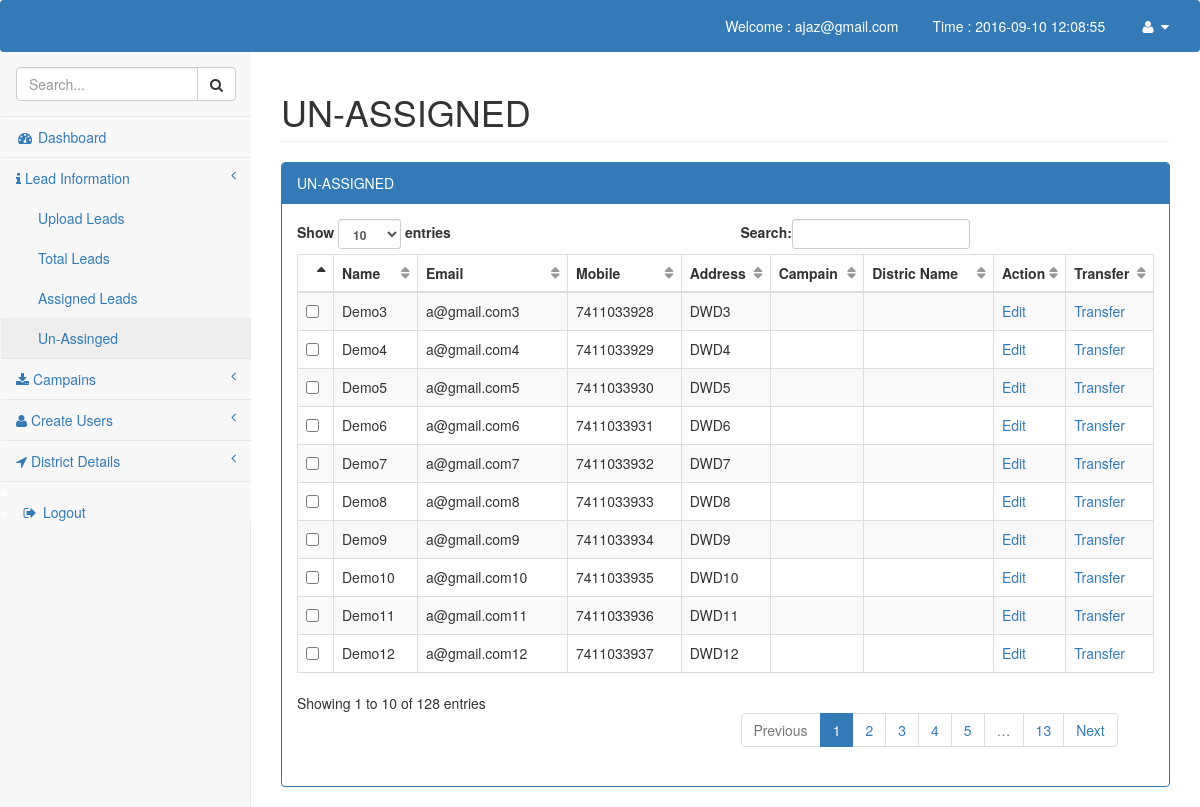
/master/lead_info.php?show=un-assigned (signed in), run on the app's committed database.
### tables this page shows
CREATE TABLE IF NOT EXISTS `app_leads` (
`lead_id` bigint(20) NOT NULL,
  `lead_name` varchar(150) NOT NULL,
  `lead_email` varchar(150) NOT NULL,
  `lead_mobile` varchar(20) NOT NULL,
  `lead_address` text NOT NULL,
  `source_of_lead` varchar(255) NOT NULL,
  `district_name` varchar(255) NOT NULL,
  `assembly_name` varchar(255) NOT NULL,
  `ward_or_zp_name` varchar(255) NOT NULL,
  `polling_booth_no` varchar(255) NOT NULL,
  `campaign_group_name` varchar(255) NOT NULL,
  `voter_id` varchar(100) NOT NULL,
  `notepad` text NOT NULL,
  `uploaded_date` varchar(25) NOT NULL,
  `uploaded_by` varchar(100) NOT NULL,
  `uploaded_ip` varchar(100) NOT NULL,
  `modified_date` varchar(100) NOT NULL,
  `modified_by` varchar(100) NOT NULL,
  `modified_ip` varchar(100) NOT NULL
);

### comman/db_function.php (called while the page is built, shortened)
<?php
	function execute_sql_query($sql){
		$connection=db_connection();
		$result=mysqli_query($connection,$sql);
		if(!$result){
			sql_error($connection);
		}else{
			return $result;
		}
	}
	function execute_fetch($result){
		$fetch=mysqli_fetch_array($result);
		if(!$fetch){
		}else
		{
			return $fetch;
		}
	}
			?>

### master/lead_info.php (the view, shortened to what this page needs)
<?php require_once('../webtemplate/headtags.php'); ?>
<?php require_once('../webtemplate/header_nav.php'); ?>
				<?php
					if(isset($_GET['show'])){
						$title=$_GET['show'];
					}else{
						$title="Total Leads";
					}
					if($title=="assigned"){
						 $get_lead="SELECT * FROM app_leads al,campaigns cmpgs WHERE al.campaign_group_name=cmpgs.campaign_id";
						 $campaign_name="";
					}elseif($title=="un-assigned"){
						 $get_lead="SELECT * FROM app_leads WHERE campaign_group_name=''";
						 $campaign_name="";
					}else{
						$get_lead="SELECT * FROM app_leads";
						$getdetails="SELECT * FROM app_leads al,campaigns cmpgs WHERE al.campaign_group_name=cmpgs.campaign_id";
						$details=execute_sql_query($getdetails);
					}
				 ?>
		<div id="page-wrapper">
            <div class="row">
                <div class="col-lg-12">
                    <h1 class="page-header"><?php echo strtoupper($title); ?></h1>
                </div>
            </div>
            <div class="row">
                <div class="col-lg-12">
                    <div class="panel panel-primary">
                        <div class="panel-heading">
                            <?php echo strtoupper($title); ?>
                        </div>
                        <div class="panel-body">
                            <form action="#" method="POST">
                            <div class="dataTable_wrapper">
                                <table width="100%" class="table table-striped table-bordered table-hover" id="dataTables-example">
						    <thead>
						    <tr>
						        <th data-field="state" data-checkbox="true" ></th>
						        <th data-field="lead_name" data-sortable="true">Name</th>
						        <th data-field="lead_email"  data-sortable="true">Email</th>
						        <th data-field="lead_mobile" data-sortable="true">Mobile</th>
						        <th data-field="lead_address" data-sortable="true">Address</th>
						        <th data-field="source_of_lead" data-sortable="true">Campain</th>
						        <th data-field="district_name" data-sortable="true">Distric Name</th>
						        <th data-field="Action" data-sortable="true">Action</th>
						        <th data-field="Transfer" data-sortable="true">Transfer</th>
						    </tr>
						    </thead>
						    <?php
						    	$execute=execute_sql_query($get_lead);
						    	while ($disp=execute_fetch($execute)) {
						    		$lead_id=$disp['lead_id'];
								?>
						    <tr data-index="0">
						    <td class="bs-checkbox">
						    <input data-index="0" name="toolbar1" type="checkbox"></td>
						    <td><?php echo $disp['lead_name'];?></td>
						    <td><?php echo $disp['lead_email'];?></td>
						    <td><?php echo $disp['lead_mobile'];?></td>
						    <td><?php echo $disp['lead_address'];?></td>
						    <td><?php echo $campaign_name;?></td>
						    <td><?php echo $disp['district_name'];?></td>
						    <td> <a href="edit_lead.php?edit_lead=<?php echo urldecode($lead_id)?>">Edit</a>  </td>
						     <td> <a href="transfer.php?edit_lead=<?php echo urldecode($lead_id)?>">Transfer</a>  </td>
						    </tr>
						    <?php }?>
                                </table>
                            </div>
                           </form>
                        </div>
                    </div>
                </div>
            </div>
        </div>
	<?php require_once('../webtemplate/footer.php'); ?>
</body>
</html>

### webtemplate/css/sb-admin-2.css (style rules this page uses)
#page-wrapper { padding: 0 15px; min-height: 568px; background-color: #fff; }
@media (min-width:768px) { #page-wrapper { position: inherit; margin: 0 0 0 250px; padding: 0 30px; border-left: 1px solid #e7e7e7; } }
table.dataTable thead .sorting, table.dataTable thead .sorting_asc, table.dataTable thead .sorting_desc, table.dataTable thead .sorting_asc_disabled, table.dataTable thead .sorting_desc_disabled { background: 0 0; }
table.dataTable thead .sorting_asc:after { content: "\f0de"; float: right; font-family: fontawesome; }
table.dataTable thead .sorting:after { content: "\f0dc"; float: right; font-family: fontawesome; color: rgba(50,50,50,.5); }

### data on the page
app_leads: lead_name "Demo3", lead_email "a@gmail.com3", lead_mobile "7411033928", lead_address "DWD3"
app_leads: lead_name "Demo4", lead_email "a@gmail.com4", lead_mobile "7411033929", lead_address "DWD4"
app_leads: lead_name "Demo5", lead_email "a@gmail.com5", lead_mobile "7411033930", lead_address "DWD5"
app_leads: lead_name "Demo6", lead_email "a@gmail.com6", lead_mobile "7411033931", lead_address "DWD6"
app_leads: lead_name "Demo7", lead_email "a@gmail.com7", lead_mobile "7411033932", lead_address "DWD7"
app_leads: lead_name "Demo8", lead_email "a@gmail.com8", lead_mobile "7411033933", lead_address "DWD8"
app_leads: lead_name "Demo9", lead_email "a@gmail.com9", lead_mobile "7411033934", lead_address "DWD9"
app_leads: lead_name "Demo10", lead_email "a@gmail.com10", lead_mobile "7411033935", lead_address "DWD10"
app_leads: lead_name "Demo11", lead_email "a@gmail.com11", lead_mobile "7411033936", lead_address "DWD11"
app_leads: lead_name "Demo12", lead_email "a@gmail.com12", lead_mobile "7411033937", lead_address "DWD12"

### other printed values
$_SESSION['login_email'] "ajaz@gmail.com"
current_data_time() "2016-09-10 12:08:55"
$title "UN-ASSIGNED"
